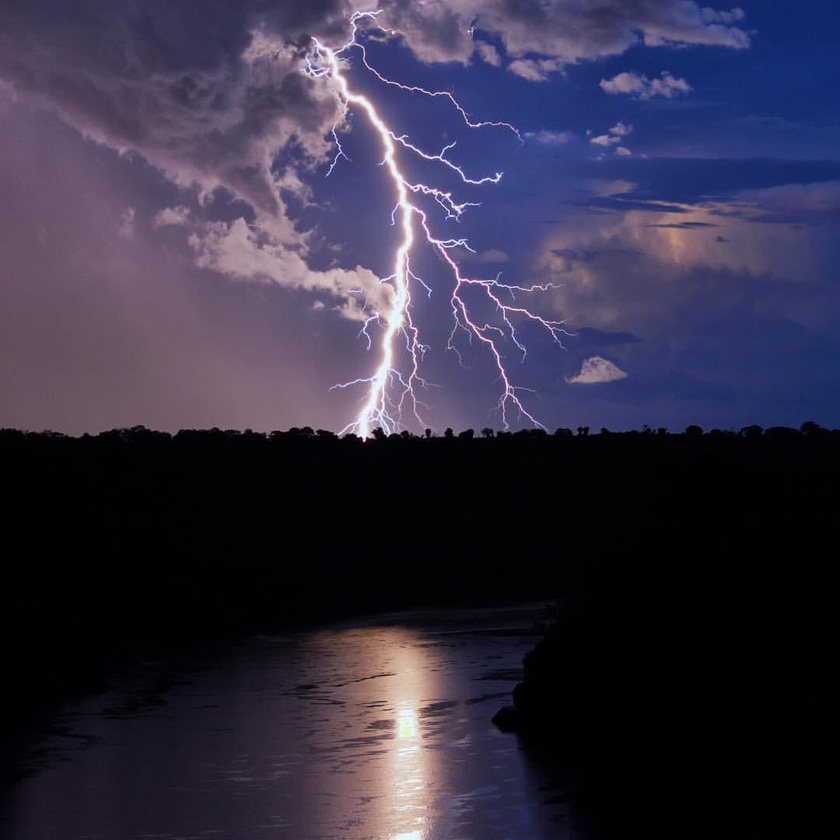
#> input picture 02 openCV Threshold/img.jpg, 840 x 840 px, shrunk from 1080 x 1080 before the run
$ python threshold.py
#> lines starting #> are read from the running program, lines starting #| are printed output that depends on the picture; after the words box and inside, x2 and y2 are one past the last pixel; in counts of white or black regions, pixels touching at a corner belong together
import cv2 as cv
import numpy as np

src = cv.imread('./img.jpg')
#> src is the input picture: shape (840, 840, 3); mean B, G, R 70.2, 48.8, 53.4
out = src

blue = src[:,:,0]
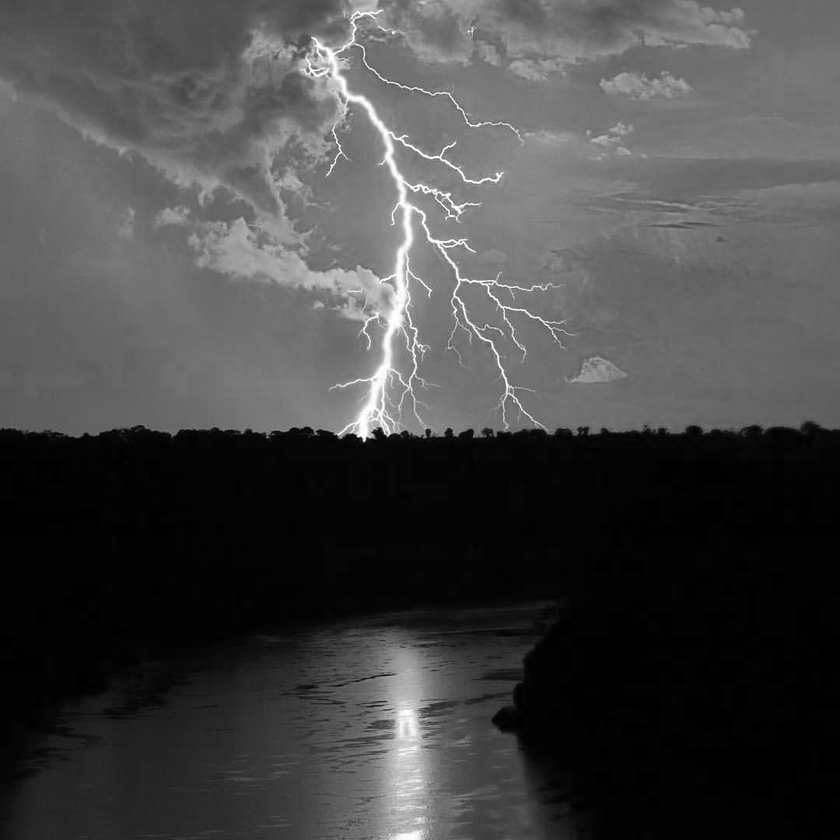
#> blue: shape (840, 840); min 0, max 255, mean 70.2
green = src[:,:,1]
red = src[:,:,2]
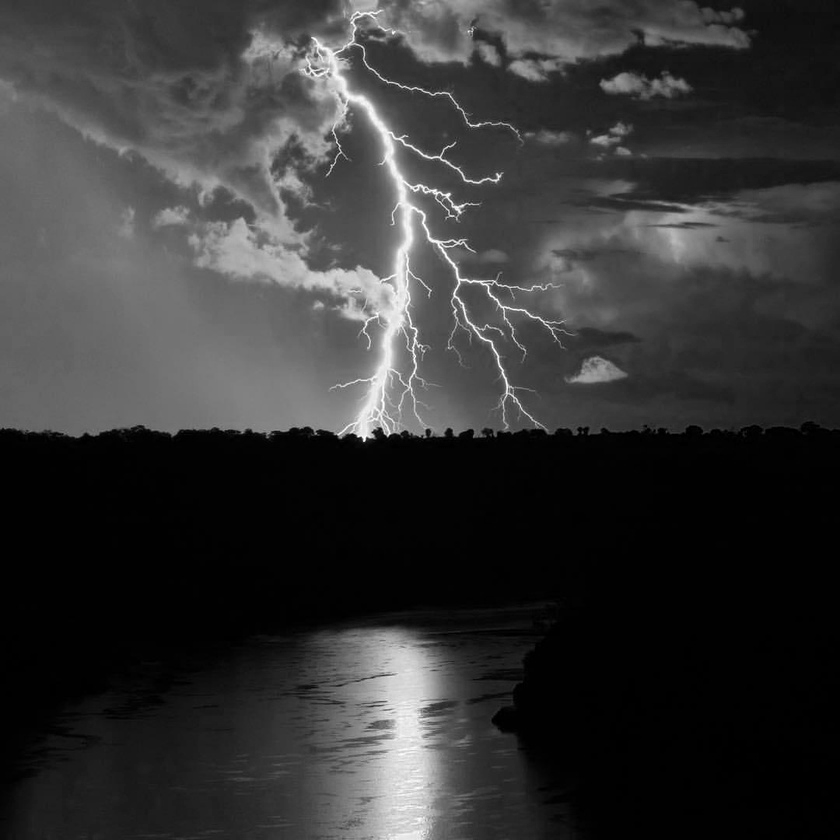
#> red: shape (840, 840); min 0, max 255, mean 53.4

blue_thresh, blue_thr_img = cv.threshold(blue,0, 255,cv.THRESH_BINARY + cv.THRESH_OTSU)
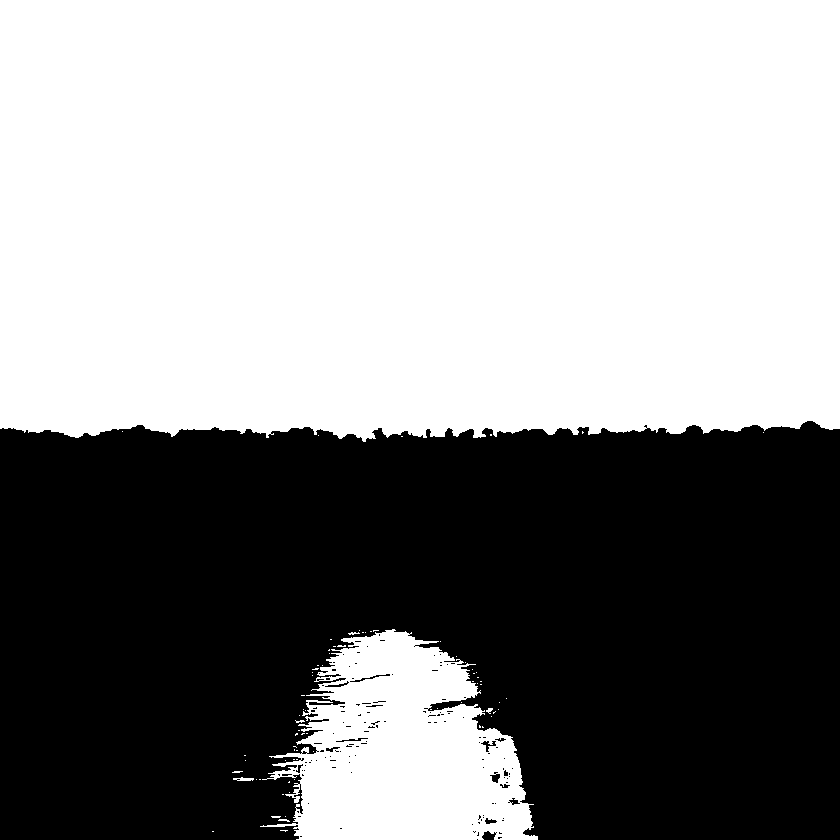
#> blue_thr_img: shape (840, 840); 56.6% white; 132 black regions (118 under 20 px), largest, box (x1, y1, x2, y2) and area: (0, 421, 840, 840) 305268, (482, 831, 497, 840) 89, (350, 674, 390, 682) 62
#> blue_thresh = 63
green_thresh, green_thr_img = cv.threshold(green,0, 255,cv.THRESH_BINARY + cv.THRESH_OTSU)
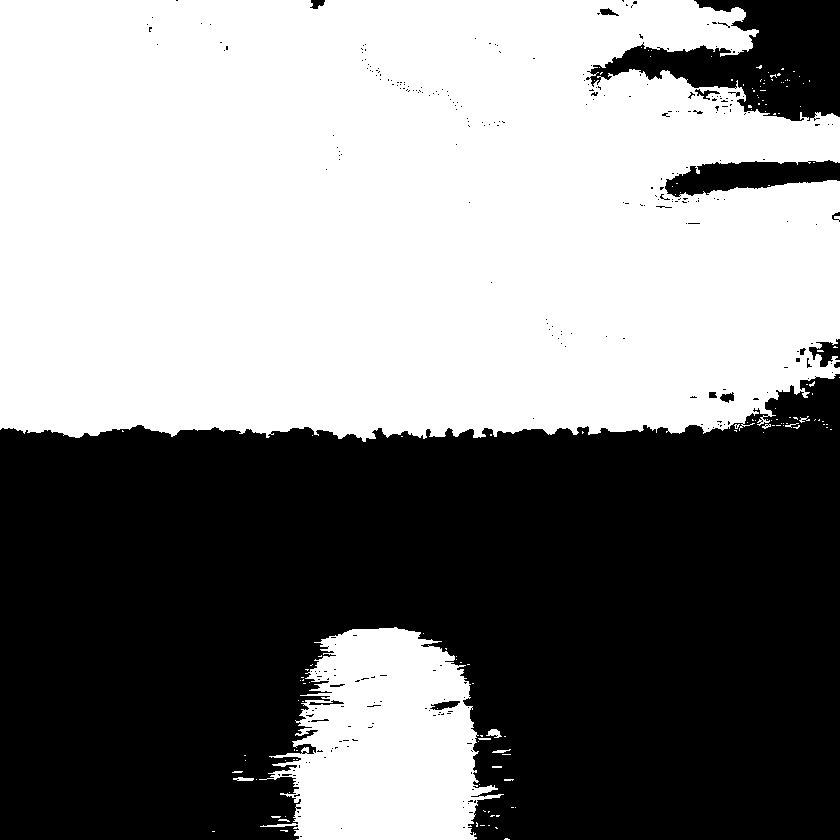
#> green_thr_img: shape (840, 840); 52.8% white; 303 black regions (285 under 20 px), largest, box (x1, y1, x2, y2) and area: (0, 374, 840, 840) 311737, (586, 0, 840, 121) 15444, (665, 160, 840, 197) 4002
#> green_thresh = 46
red_thresh, red_thr_img = cv.threshold(red,0, 255,cv.THRESH_BINARY + cv.THRESH_OTSU)
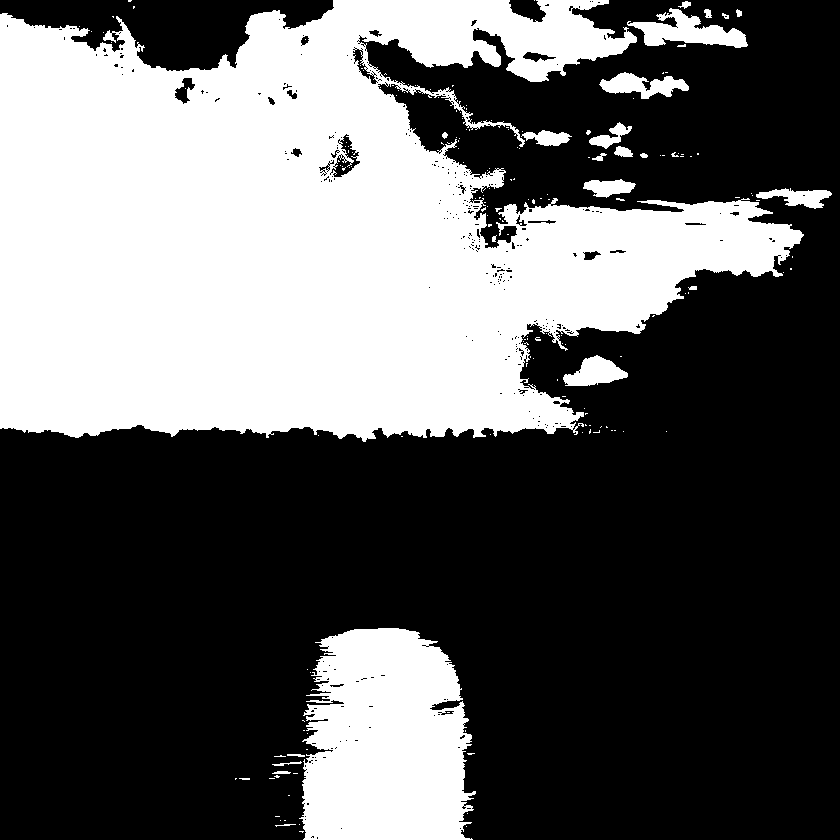
#> red_thr_img: shape (840, 840); 38% white; 182 white regions (158 under 20 px), largest, box (x1, y1, x2, y2) and area: (0, 0, 804, 442) 229205, (299, 628, 476, 840) 30608, (627, 8, 748, 48) 2278
#> red_thresh = 64

# threshold = np.where((src[:,:,0] > 255 - int(blue_thresh)) & (src[:,:,1] > 255 - int(green_thresh)) & (src[:,:,2] > 255 - int(red_thresh)))
threshold = np.where((src[:,:,0] > 200) & (src[:,:,1] > 200) & (src[:,:,2] > 200))
#> threshold = 6236 positions, rows 10 to 839, columns 303 to 549

out[threshold] = (255,255,0)
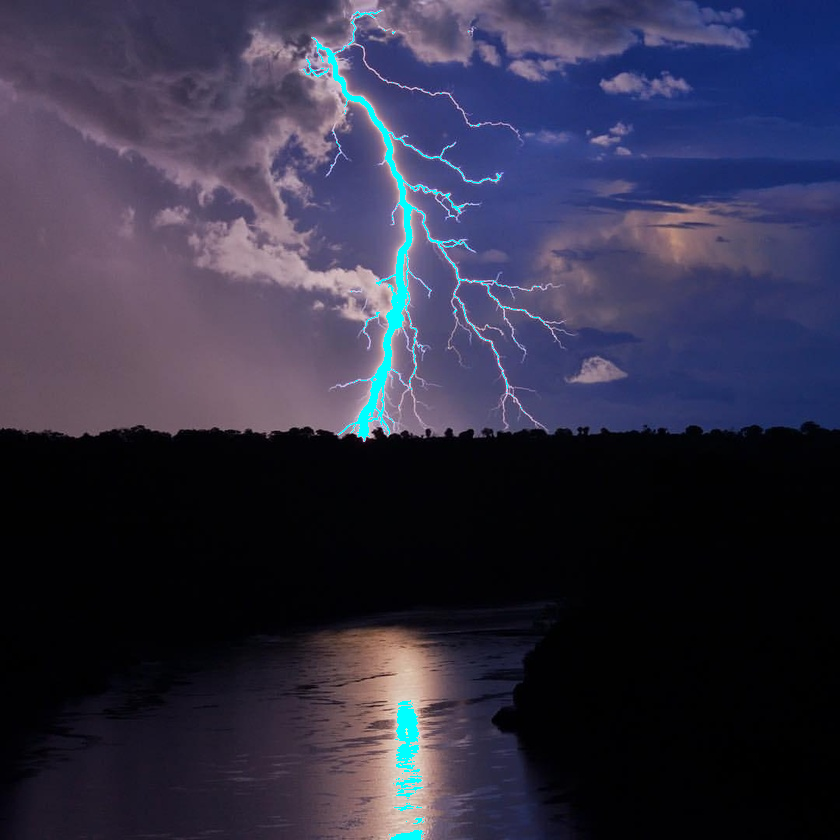
#> out: shape (840, 840, 3); 0.88% of pixels changed, all inside (x1, y1, x2, y2) = (303, 10, 550, 840)

cv.imshow('out', out)
cv.waitKey(0)
cv.imwrite('./output.jpg', out)
